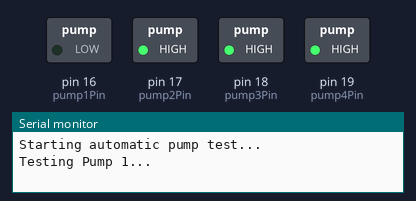
The sketch below on a simulated Arduino Uno, built with avr-gcc and run on an emulated ATmega328P. On the bench: switched loads named in the sketch (green lamp = pin HIGH), the last lines printed to the serial monitor.

Above: at 1.5 s.
At 5.5 s:
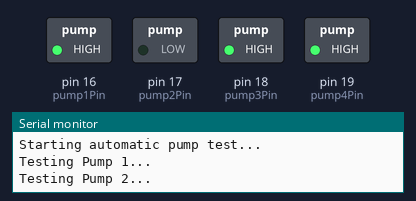
At 9.5 s:
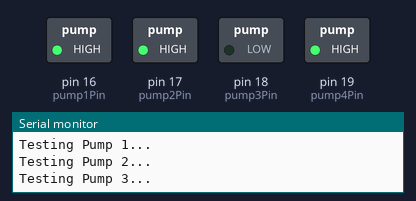
At 13.5 s:
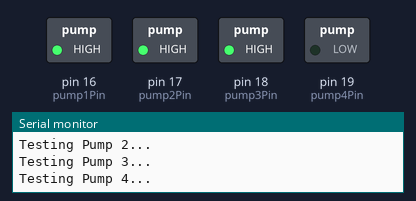
At 19.5 s:
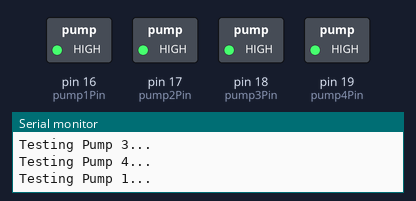
Timing chart, 0 to 20.8 s (numbered marks = the images above):
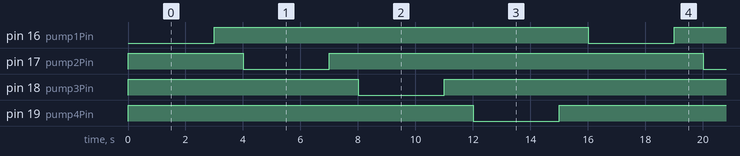

The sketch:

relayandpumptesting3.ino
```cpp
// Define relay pins
int pump1Pin = 16;
int pump2Pin = 17;
int pump3Pin = 18;
int pump4Pin = 19;

void setup() {
  // Set relay pins as output
  pinMode(pump1Pin, OUTPUT);
  pinMode(pump2Pin, OUTPUT);
  pinMode(pump3Pin, OUTPUT);
  pinMode(pump4Pin, OUTPUT);

  // Start the serial communication
  Serial.begin(115200);
  Serial.println("Starting automatic pump test...");

  // Make sure all pumps are OFF at start
  digitalWrite(pump1Pin, HIGH); // HIGH = OFF for active LOW relay
  digitalWrite(pump2Pin, HIGH);
  digitalWrite(pump3Pin, HIGH);
  digitalWrite(pump4Pin, HIGH);
}

void loop() {
  // Test Pump 1
  Serial.println("Testing Pump 1...");
  digitalWrite(pump1Pin, LOW);  // ON
  delay(3000);
  digitalWrite(pump1Pin, HIGH); // OFF
  delay(1000);

  // Test Pump 2
  Serial.println("Testing Pump 2...");
  digitalWrite(pump2Pin, LOW);  // ON
  delay(3000);
  digitalWrite(pump2Pin, HIGH); // OFF
  delay(1000);

  // Test Pump 3
  Serial.println("Testing Pump 3...");
  digitalWrite(pump3Pin, LOW);  // ON
  delay(3000);
  digitalWrite(pump3Pin, HIGH); // OFF
  delay(1000);

  // Test Pump 4
  Serial.println("Testing Pump 4...");
  digitalWrite(pump4Pin, LOW);  // ON
  delay(3000);
  digitalWrite(pump4Pin, HIGH); // OFF
  delay(1000);
}
```

Measured:
- by itself, pin 16 (pump1Pin), pin 17 (pump2Pin), pin 18 (pump3Pin), pin 19 (pump4Pin): alternates HIGH for 13.0 s and LOW for 3.0 s
- by itself, everything shown: repeats every 16.0 s, in 8 steps
